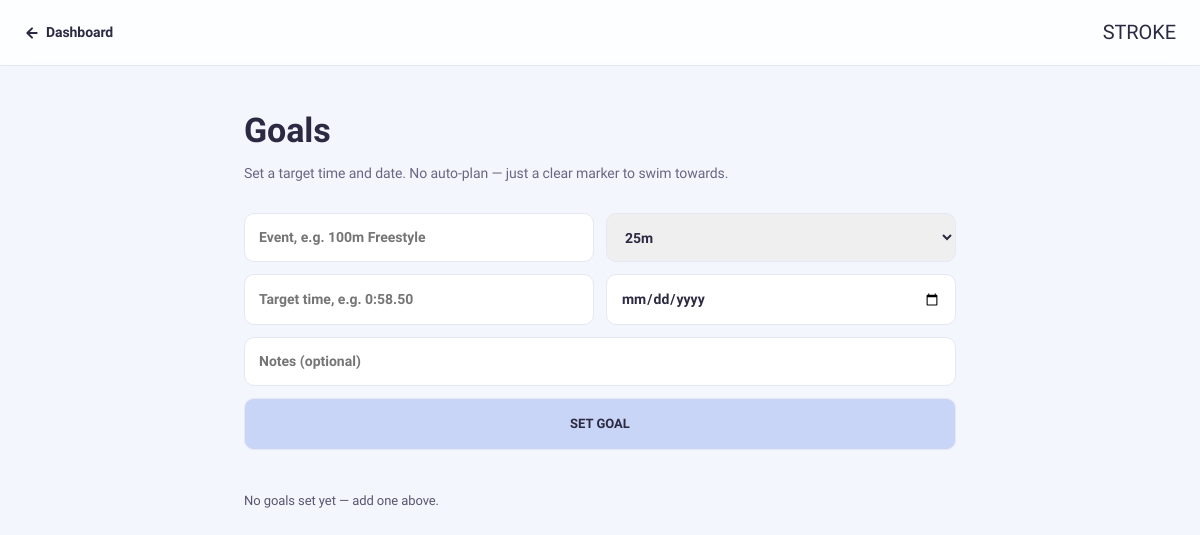
Before: /goals (signed in) with the older database file.
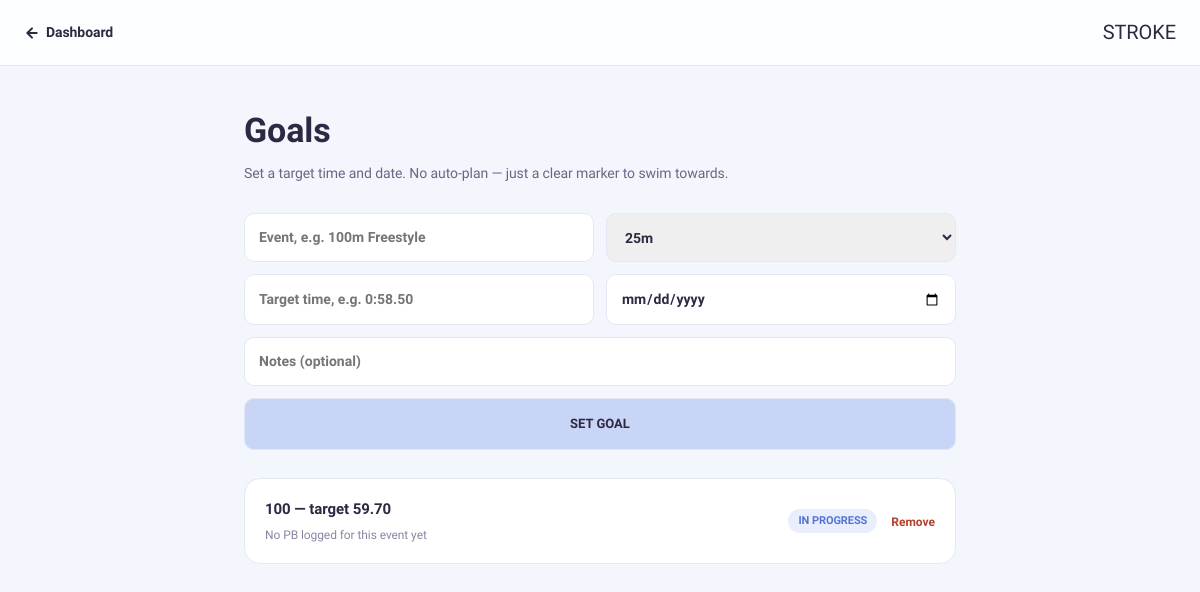
After: the same page with the newer database file.
### models.py (models this page shows)
class Goal(db.Model):
    __tablename__ = 'goal'
    id = db.Column(db.Integer, primary_key=True)
    user_id = db.Column(db.Integer, db.ForeignKey('user.id'), nullable=False)
    event = db.Column(db.String(50), nullable=False)
    pool = db.Column(db.String(10))
    target_time = db.Column(db.String(20), nullable=False)
    target_date = db.Column(db.Date, nullable=True)
    notes = db.Column(db.Text)
    created_at = db.Column(db.DateTime, default=datetime.utcnow)
    def target_seconds(self):
        t = self.target_time
        if not t:
            return None
        try:
            if ':' in t:
                mins, rest = t.split(':')
                return int(mins) * 60 + float(rest)
            return float(t)
        except (ValueError, TypeError):
            return None

### routes.py (the view, shortened to what this page needs)
@main.route('/goals', methods=['GET', 'POST'])
@login_required
def goals():
    from app import db
    from models import Goal, Swim
    user_goals = (
        db.session.query(Goal)
        .filter_by(user_id=current_user.id)
        .order_by(Goal.created_at.desc())
        .all()
    )
    swims = db.session.query(Swim).filter_by(user_id=current_user.id).all()
    best_by_event = {}
    for s in swims:
        secs = s.time_in_seconds()
        if secs is None:
            continue
        current = best_by_event.get(s.event)
        if current is None or secs < current:
            best_by_event[s.event] = secs
    goal_rows = []
    for g in user_goals:
        best_secs = best_by_event.get(g.event)
        target_secs = g.target_seconds()
        achieved = best_secs is not None and target_secs is not None and best_secs <= target_secs
        gap = round(best_secs - target_secs, 2) if (best_secs is not None and target_secs is not None) else None
        goal_rows.append({'goal': g, 'best_secs': best_secs, 'achieved': achieved, 'gap': gap})
    return render_template('goals.html', goal_rows=goal_rows)

### models.py (called while the page is built)
    def time_in_seconds(self):
        t = self.time
        if not t:
            return None
        try:
            if ':' in t:
                mins, rest = t.split(':')
                return int(mins) * 60 + float(rest)
            return float(t)
        except:
            return None

### templates/goals.html (shortened to what this page needs)
<!DOCTYPE html>
<html lang="en">
<head>
<link rel="stylesheet" href="{{ url_for('static', filename='css/main.css') }}">
<link rel="stylesheet" href="{{ url_for('static', filename='css/dashboard.css') }}">
</head>
<body>
<nav class="g-nav">
  <a href="/dashboard" class="g-nav-back">
    <svg width="16" height="16" viewBox="0 0 24 24" fill="none" stroke="currentColor" stroke-width="3" stroke-linecap="round" stroke-linejoin="round"><path d="M19 12H5M12 5l-7 7 7 7"/></svg>
    Dashboard
  </a>
  <a href="/" class="g-nav-logo">STROKE</a>
</nav>
<div class="g-wrap">
  <h1 class="g-h1">Goals</h1>
  <p class="g-sub">Set a target time and date. No auto-plan — just a clear marker to swim towards.</p>
  <form class="g-form" method="POST" action="/goals">
    <input type="text" name="event" placeholder="Event, e.g. 100m Freestyle" required>
    <select name="pool">
      <option value="25m">25m</option>
    </select>
    <input type="text" name="target_time" placeholder="Target time, e.g. 0:58.50" required>
    <input type="date" name="target_date">
    <input class="g-full" type="text" name="notes" placeholder="Notes (optional)">
    <button type="submit">Set goal</button>
  </form>
  {% if goal_rows %}
    {% for row in goal_rows %}
    <div class="g-goal {{ 'achieved' if row.achieved else '' }}">
      <div>
        <div class="g-goal-main">{{ row.goal.event }} — target {{ row.goal.target_time }}</div>
        <div class="g-goal-sub">
          {% if row.best_secs is not none %}
            Current best: {{ row.best_secs|round(2) }}s
            {% if row.gap is not none and row.gap > 0 %} — {{ row.gap }}s to go{% endif %}
          {% else %}
            No PB logged for this event yet
          {% endif %}
        </div>
      </div>
      <div style="display:flex;align-items:center;gap:14px;">
        <span class="g-goal-badge {{ '' if row.achieved else 'pending' }}">{{ 'Achieved' if row.achieved else 'In progress' }}</span>
        <form method="POST" action="/goals/{{ row.goal.id }}/delete">
          <button type="submit" class="g-goal-del">Remove</button>
        </form>
      </div>
    </div>
    {% endfor %}
  {% else %}
    <p class="panel-note">No goals set yet — add one above.</p>
  {% endif %}
</div>
</body>
</html>

Changed rows visible on the page:
added Goal: goal.event "100", goal.target_time "59.70"
Other visible differences:
new list line: "— target No PB logged for this event yet IN PROGRESS Remove"
text no longer shown: "No goals set yet — add one above."
